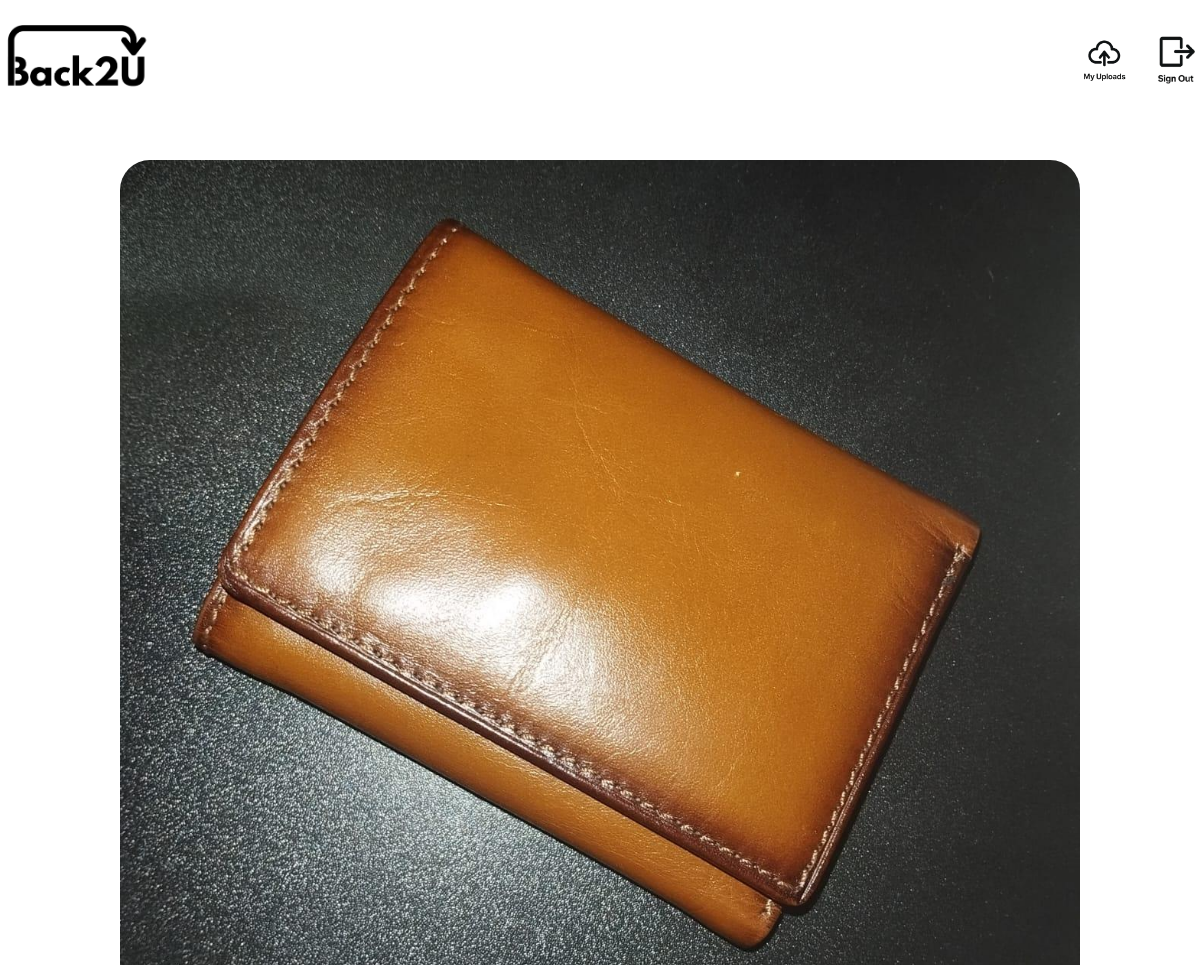
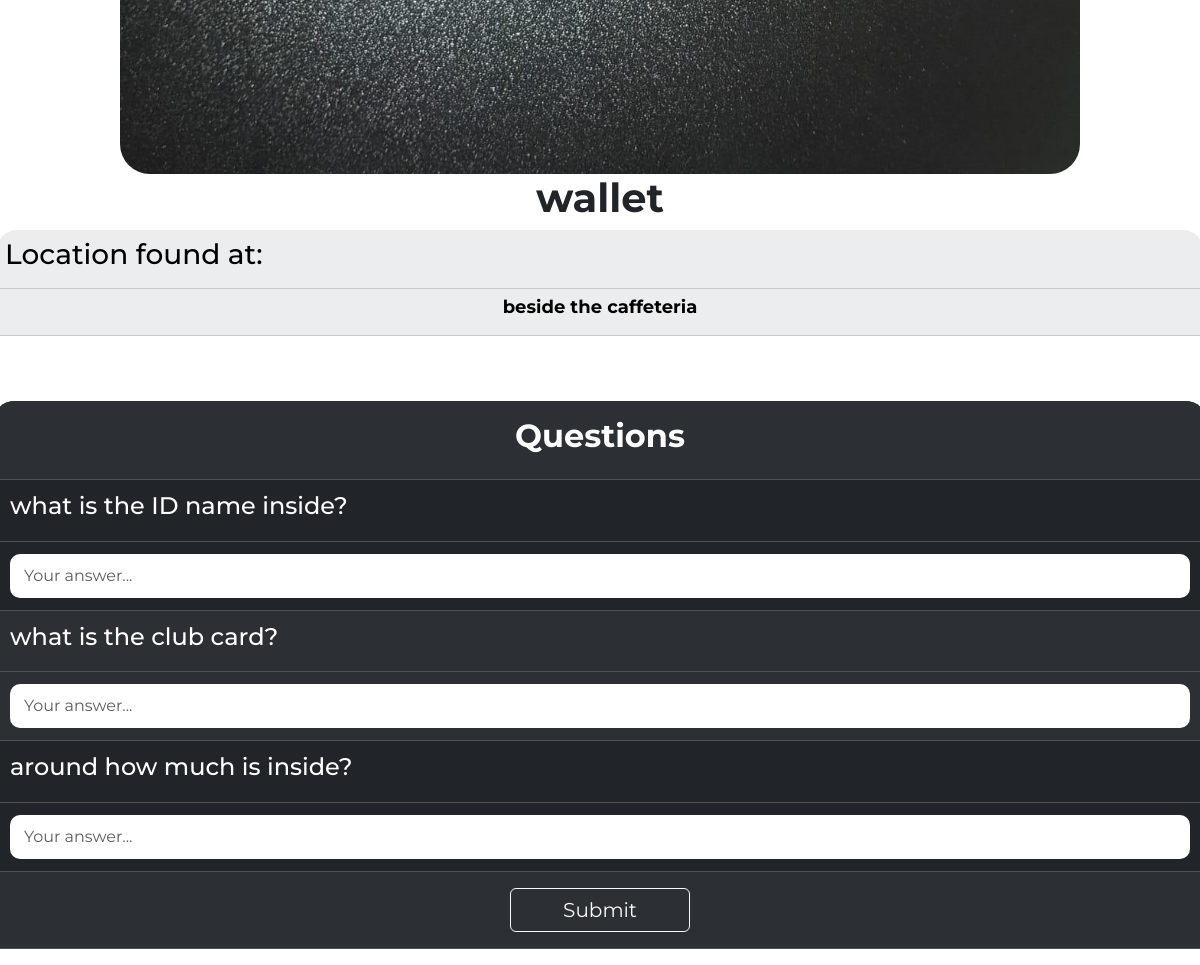
Page /viewingpage?item_id=3 (signed in) on the committed database (2 pictures, top to bottom).
### tables this page shows
CREATE TABLE items (
    id INTEGER PRIMARY KEY AUTOINCREMENT,
    user_id INTEGER,
    picture TEXT,
    title TEXT,
    location TEXT,
    description TEXT,
    question1 TEXT,
    question2 TEXT,
    question3 TEXT, answer1 TEXT, answer2 TEXT, answer3 TEXT,
    FOREIGN KEY(user_id) REFERENCES users(id)
);

### app.py (the view)
@app.route("/viewingpage", methods=["GET","POST"])
@login_required
def view():
    if request.method == "POST":
        item_id = request.args.get("item_id")
        row = db.execute("SELECT question1, question2, question3, answer1, answer2, answer3, title FROM items WHERE id = ?", item_id)
        if len(row) != 1:
            flash("Item removed")
            return redirect("/")
        q1 = request.form.get("Q1")
        q2 = request.form.get("Q2")
        q3 = request.form.get("Q3")
        raw_response = evaluate_answers_weighted_bonus(row[0]["title"] ,row[0]["question1"], row[0]["question2"], row[0]["question3"], row[0]["answer1"], row[0]["answer2"], row[0]["answer3"], q1, q2, q3, "gemini-1.5-pro-latest")
        phone_num = db.execute("SELECT phone_number FROM users WHERE id = ?", session["user_id"])
        response = json.loads(raw_response)
        score = response["final_score"]
        db.execute("INSERT INTO proposals (item_id, user_id, phone_number, answer1, answer2, answer3, response, numeric_score) VALUES (?,?,?,?,?,?,?, ?)", item_id, session["user_id"], phone_num[0]["phone_number"], q1, q2, q3, raw_response, score)
        flash("answers being reviewed")
        return redirect("/")
    else:
        item_info = db.execute("SELECT * FROM items WHERE id == ?", request.args.get("item_id"))
        return render_template("viewingpage.html", info = item_info)

### app.py (called while the page is built)
@app.after_request
def after_request(response):
    response.headers["Cache-Control"] = "no-cache, no-store, must-revalidate"
    response.headers["Expires"] = 0
    response.headers["Pragma"] = "no-cache"
    return response

### helpers.py (called while the page is built)
def login_required(f):
    @wraps(f)
    def decorated_function(*args, **kwargs):
        if session.get("user_id") is None:
            return redirect("/login")
        return f(*args, **kwargs)
    return decorated_function

### templates/viewingpage.html (shortened to what this page needs)
{% extends "layout.html" %}
{% block main %}
<div class = "itemm-div">
    <img src = "static/uploads/{{info[0]['picture']}}" class = "itemm_img">
    <div class = "description-itemm">
        <h1 style = "font-weight: bold;"> {{info[0]['title']}} </h1>
        <table class="table table-light table-striped table-hover qtable">
        <tr style="display: flex; flex-direction: column;">
                <td> <h3> Location found at: </h3> </td>
                <td style="text-align: center;"> <h1 style = "font-weight: bold; font-size: large;"> {{info[0]['location']}} </h1> </td>
        </tr>
        </table>
        <form method="post" class="itemm_form style" style="width: 100%;">
            <table class="table table-dark table-striped table-hover qtable">
                {% if info[0]["question1"] or info[0]["question2"] or info[0]["question3"] %}
                <tr>
                    <td colspan="2" class="text-center py-3">
                        <h2 style="font-weight: bold;">Questions</h2>
                    </td>
                </tr>
                {% endif %}
                {% if info[0]["question1"] %}
                <tr class="itemm_q">
                    <td><label for="Q1"><h4>{{ info[0]["question1"] }}</h4></label></td>
                    <td><input type="text" name="Q1" class="form-control" placeholder="Your answer..."></td>
                </tr>
                {% endif %}
                {% if info[0]["question2"] %}
                <tr class="itemm_q">
                    <td><label for="Q2"><h4>{{ info[0]["question2"] }}</h4></label></td>
                    <td><input type="text" name="Q2" class="form-control" placeholder="Your answer..."></td>
                </tr>
                {% endif %}
                {% if info[0]["question3"] %}
                <tr class="itemm_q">
                    <td><label for="Q3"><h4>{{ info[0]["question3"] }}</h4></label></td>
                    <td> <input type="text" name="Q3" class="form-control" placeholder="Your answer..."></td>
                </tr>
                {%endif%}
                {% if info[0]["question1"] or info[0]["question2"] or info[0]["question3"] %}
                <tr>
                    <td colspan="2" class="text-center py-3">
                        <button class="btn btn-outline-light" type="submit" style="font-size: 20px; width: 180px;">Submit</button>
                    </td>
                </tr>
                {% endif %}
            </table>
        </form>
    </div>
</div>
{% endblock %}

### static/styles.css (style rules this page uses)
body { background: white; font-family: 'Montserrat', sans-serif; font-weight: bold; overflow-x: hidden; user-select: none; -webkit-user-select: none; -moz-user-select: none; -ms-user-select: none; }
.itemm-div { display: flex; flex-direction: row; width: 100%; justify-content: space-between; }
.itemm-div table { border-top-left-radius: 20px; border-bottom-left-radius: 20px; overflow: hidden; }
.itemm_img { height: auto; width: 40%; border-top-right-radius: 60px; border-bottom-right-radius: 60px; }
.description-itemm { width: 59%; display: flex; flex-direction: column; align-items: center; }
.itemm_q td { padding: 12px 16px; vertical-align: middle; }
.itemm_q td input { width: 100%; padding: 10px 14px; border-radius: 10px; border: none; font-size: 16px; }
@media (max-width: 1200px) { .itemm-div { display: flex; flex-direction: column; width: 100%; align-content: center; align-items: center; } }
@media (max-width: 1200px) { .itemm_q { display: flex; flex-direction: column; } }
@media (max-width: 1200px) { .itemm_img { height: auto; width: 80%; border-radius: 30px; } }
@media (max-width: 1200px) { .description-itemm { width: 100.5%; } }
@media (max-width: 1200px) { .itemm_form { min-width: 100.5%; } }
@media (max-width: 1200px) { .itemm-div table { border-top-left-radius: 20px; border-top-right-radius: 20px; border-bottom-left-radius: 0px; overflow: hidden; } }

### rows in the picture
items: picture (picture), title "wallet", location "beside the caffeteria", question1 "what is the ID name inside?", question2 "what is the club card?", question3 "around how much is inside?"
